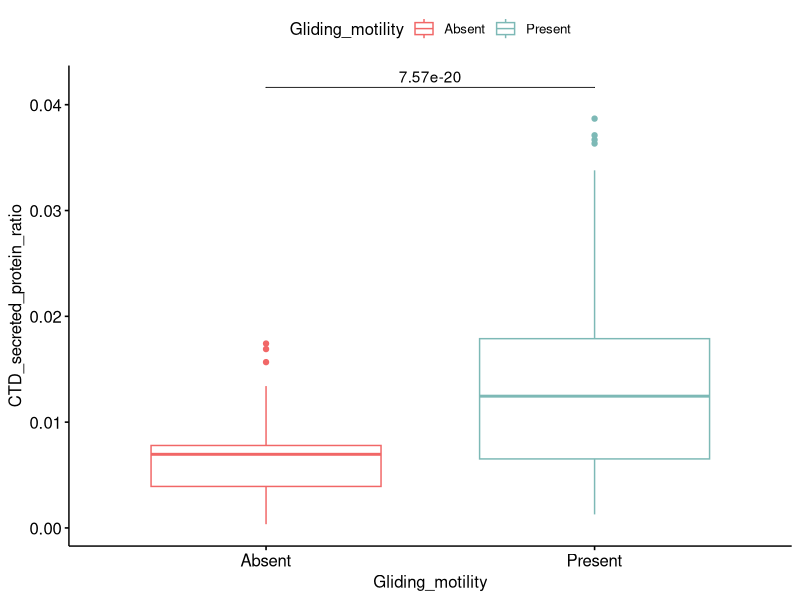
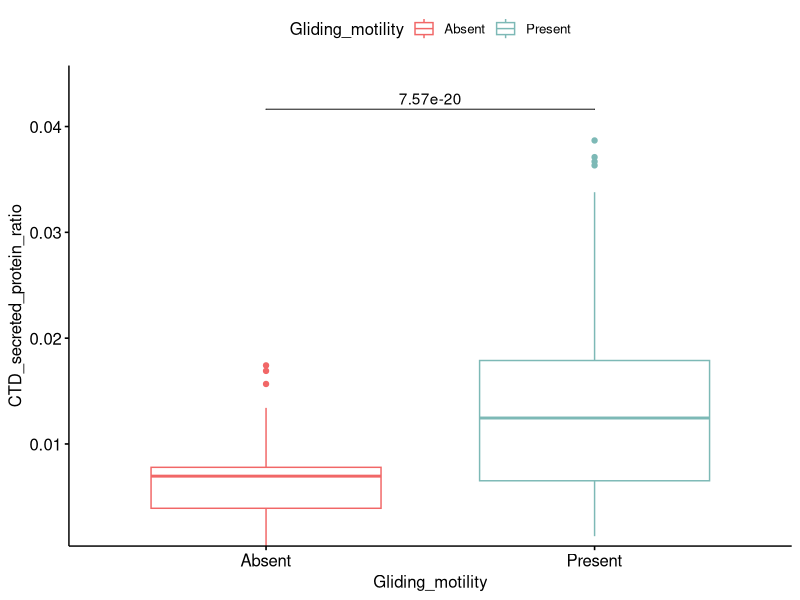
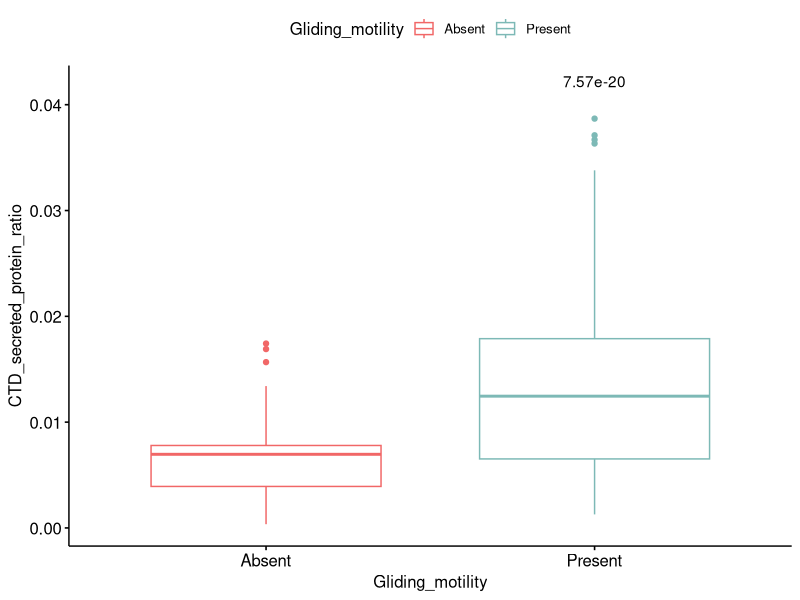
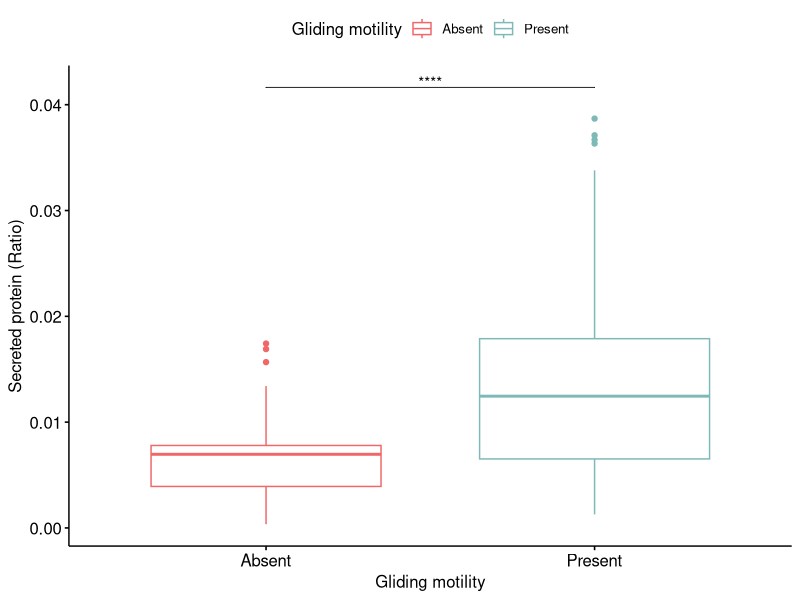

Source code (R) for these figures, in order:
#library
library(dplyr)
library(ggplot2)
library(readr)
#library(ggsignif)
#library(dplyr)
library(ggpubr)
library(rstatix)
#reading the dataset
Bacteroidetes_402_sequence_length_CTD_statistics <- read_delim("Bacteroidetes_402_sequence_length_CTD_statistics.txt", 
                                                               delim = "\t", escape_double = FALSE, 
                                                               trim_ws = TRUE)

#Creation of a dataset for boxplot

data_boxplot <- Bacteroidetes_402_sequence_length_CTD_statistics[c('CTD_CDS','motility')]

#Renaming columns and values

data_boxplot <- plyr::rename(data_boxplot,c('motility'='Gliding_motility'))
data_boxplot <- plyr::rename(data_boxplot,c('CTD_CDS'='CTD_secreted_protein_ratio'))
data_boxplot$Gliding_motility[data_boxplot$Gliding_motility == 1] <- 'Present'
data_boxplot$Gliding_motility[data_boxplot$Gliding_motility == 0] <- 'Absent'
data_boxplot$Gliding_motility <- factor(data_boxplot$Gliding_motility, levels = c("Absent","Present"))

#---------------------------------------------------------


#statistical test (independent t-test)
stat.test <- data_boxplot %>%
  t_test(CTD_secreted_protein_ratio ~ Gliding_motility) %>%
  adjust_pvalue(method = "bonferroni") %>%
  add_significance("p.adj")
stat.test


# Create a box plot
bxp <- ggboxplot(
  data_boxplot, x = "Gliding_motility", y = "CTD_secreted_protein_ratio", 
  color = "Gliding_motility", palette = c("#F16767","#7DB9B6")
)

# Add p-values onto the box plots
stat.test <- stat.test %>%
  add_xy_position(x = "Gliding_motility", dodge = 0.8)
bxp + stat_pvalue_manual(
  stat.test,  label = "p", tip.length = 0
)

# Add 10% spaces between the p-value labels and the plot border
bxp + stat_pvalue_manual(
  stat.test,  label = "p", tip.length = 0
) +
  scale_y_continuous(expand = expansion(mult = c(0, 0.1)))

# Use adjusted p-values as labels
# Remove brackets
bxp + stat_pvalue_manual(
  stat.test,  label = "p.adj", tip.length = 0,
  remove.bracket = TRUE
)

# Show adjusted p-values and significance levels
# Hide ns (non-significant)
bxp + stat_pvalue_manual(
  stat.test,  label = "{p.adj.signif}",#"{p.adj}{p.adj.signif}", 
  tip.length = 0, hide.ns = TRUE
) + labs(color='Gliding motility',x='Gliding motility',y='Secreted protein (Ratio)')

